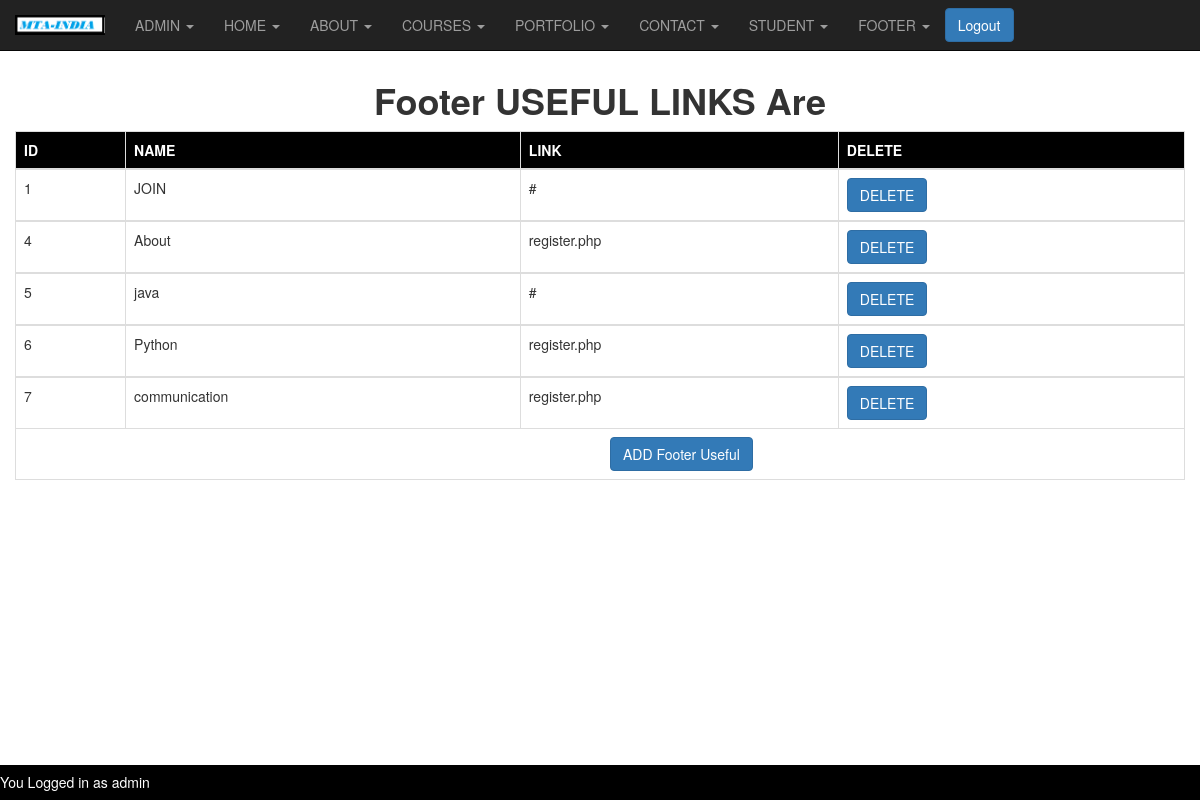
Screenshot of /footerusefullinks.php (signed in) with the database file from the repository.
### tables this page shows
CREATE TABLE IF NOT EXISTS `usefulfooterlinks` (
  `id` int NOT NULL AUTO_INCREMENT,
  `name` varchar(70) NOT NULL,
  `link` varchar(110) NOT NULL,
  PRIMARY KEY (`id`)
);

### footerusefullinks.php (the view, shortened to what this page needs)
<?php
if(isset($_SESSION['username']) && isset($_SESSION['password']))
{
include('config.php');
$execute = "SELECT * FROM `usefulfooterlinks`";
    $row = @mysqli_query($link,$execute) or die("<br>query could not executed");
?>
<!DOCTYPE html>
<html>
<head>
  <link rel="stylesheet" href="https://maxcdn.bootstrapcdn.com/bootstrap/3.4.1/css/bootstrap.min.css">
</head>
<body>
    <?php include('adminheader.php');  ?>
    <center>
    <br>
    <br>
    <br>
    <h1><b>Footer USEFUL LINKS Are</b></h1>
    <div class="container-fluid">
    <table class="table table-responsive table-bordered ">
    <thead style="background-color:black;">
        <tr>
            <th>
                <span  style="color:white;">ID</span>
            </th>
            <th>
                <span  style="color:white;"> NAME</span>
            </th>
            <th>
                <span  style="color:white;">LINK</span>
            </th>
            <th>
            <span  style="color:white;">DELETE</span>
            </th>
        </tr>
        </thead>
     <?php
        while($column = mysqli_fetch_row($row))
    {
    ?>
    <tbody>
        <tr>
            <td>
                <?php echo $column[0];?>
            </td>
            <td>
                <?php echo $column[1];?>
            </td>
            <td>
                <?php echo $column[2];?>
            </td>
            <td>
            <?php echo "<a href='deletefooterusefullinks.php?ID=$column[0]'><input type='button' class='btn btn-primary' name='btn' value='DELETE'></a>";?>
            </td>
        </tr>
    <?php
     }
     ?>
    <tr>
    <td colspan=6>
    <a style="margin-left:50%; padding:10px;" href="addfooterusefullinks.php"><input class="btn btn-primary" type="button" name="AddFooter" value="ADD Footer Useful"></a>
    </td>
    </tr>
     </tbody>
    </table>
    </div>
       </center>
<br>
       <div class="footer">
     <h5 style="float:left;color:white;">You Logged in as <?php echo $_SESSION['username'];?></h5>
</div>
</body>
</html>
<?php
}
else{
	header("location:admin.php?login first");
}
?>

### footerusefullinks.php (style rules this page uses)
.footer { position:fixed; left: 0; bottom: 0; width: 100%; background-color: black; color: white; text-align: center; }

### rows the page displays
usefulfooterlinks: id "1", name "JOIN", link "#"
usefulfooterlinks: id "4", name "About", link "register.php"
usefulfooterlinks: id "5", name "java", link "#"
usefulfooterlinks: id "6", name "Python", link "register.php"
usefulfooterlinks: id "7", name "communication", link "register.php"

### other values shown
$_SESSION['username'] "admin"
